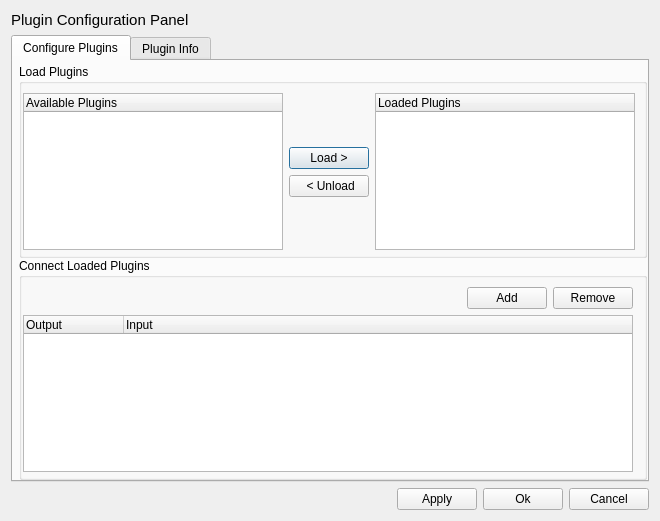
<?xml version="1.0" encoding="UTF-8"?>
<ui version="4.0">
 <class>PluginsConfigUI</class>
 <widget class="QDialog" name="PluginsConfigUI">
  <property name="geometry">
   <rect>
    <x>0</x>
    <y>0</y>
    <width>660</width>
    <height>521</height>
   </rect>
  </property>
  <property name="windowTitle">
   <string>PluginsConfigUI</string>
  </property>
  <layout class="QVBoxLayout" name="verticalLayout_2">
   <item>
    <widget class="QLabel" name="label_3">
     <property name="font">
      <font>
       <pointsize>11</pointsize>
      </font>
     </property>
     <property name="text">
      <string>Plugin Configuration Panel</string>
     </property>
    </widget>
   </item>
   <item>
    <widget class="QTabWidget" name="tabWidget">
     <property name="currentIndex">
      <number>0</number>
     </property>
     <widget class="QWidget" name="configTab">
      <attribute name="title">
       <string>Configure Plugins</string>
      </attribute>
      <layout class="QVBoxLayout" name="verticalLayout_7">
       <property name="spacing">
        <number>0</number>
       </property>
       <property name="leftMargin">
        <number>6</number>
       </property>
       <property name="topMargin">
        <number>3</number>
       </property>
       <property name="rightMargin">
        <number>0</number>
       </property>
       <property name="bottomMargin">
        <number>0</number>
       </property>
       <item>
        <widget class="QGroupBox" name="groupBox">
         <property name="title">
          <string>Load Plugins</string>
         </property>
         <layout class="QVBoxLayout" name="verticalLayout_6">
          <property name="spacing">
           <number>6</number>
          </property>
          <property name="leftMargin">
           <number>1</number>
          </property>
          <property name="topMargin">
           <number>9</number>
          </property>
          <property name="rightMargin">
           <number>9</number>
          </property>
          <property name="bottomMargin">
           <number>5</number>
          </property>
          <item>
           <layout class="QHBoxLayout" name="horizontalLayout_4">
            <item>
             <widget class="QTreeWidget" name="availablePluginsTree">
              <property name="editTriggers">
               <set>QAbstractItemView::NoEditTriggers</set>
              </property>
              <property name="dragEnabled">
               <bool>true</bool>
              </property>
              <property name="dragDropMode">
               <enum>QAbstractItemView::DragDrop</enum>
              </property>
              <property name="defaultDropAction">
               <enum>Qt::MoveAction</enum>
              </property>
              <property name="alternatingRowColors">
               <bool>true</bool>
              </property>
              <property name="uniformRowHeights">
               <bool>true</bool>
              </property>
              <property name="animated">
               <bool>true</bool>
              </property>
              <column>
               <property name="text">
                <string>Available Plugins</string>
               </property>
              </column>
             </widget>
            </item>
            <item>
             <layout class="QVBoxLayout" name="verticalLayout_3">
              <item>
               <spacer name="verticalSpacer">
                <property name="orientation">
                 <enum>Qt::Vertical</enum>
                </property>
                <property name="sizeHint" stdset="0">
                 <size>
                  <width>20</width>
                  <height>40</height>
                 </size>
                </property>
               </spacer>
              </item>
              <item>
               <widget class="QPushButton" name="loadPluginButton">
                <property name="text">
                 <string>Load &gt;</string>
                </property>
               </widget>
              </item>
              <item>
               <widget class="QPushButton" name="unloadPluginButton">
                <property name="text">
                 <string> &lt; Unload</string>
                </property>
               </widget>
              </item>
              <item>
               <spacer name="verticalSpacer_2">
                <property name="orientation">
                 <enum>Qt::Vertical</enum>
                </property>
                <property name="sizeHint" stdset="0">
                 <size>
                  <width>20</width>
                  <height>40</height>
                 </size>
                </property>
               </spacer>
              </item>
             </layout>
            </item>
            <item>
             <widget class="QTreeWidget" name="loadedPluginsTree">
              <property name="editTriggers">
               <set>QAbstractItemView::NoEditTriggers</set>
              </property>
              <property name="dragEnabled">
               <bool>true</bool>
              </property>
              <property name="dragDropMode">
               <enum>QAbstractItemView::DragDrop</enum>
              </property>
              <property name="defaultDropAction">
               <enum>Qt::MoveAction</enum>
              </property>
              <property name="alternatingRowColors">
               <bool>true</bool>
              </property>
              <property name="uniformRowHeights">
               <bool>true</bool>
              </property>
              <property name="animated">
               <bool>true</bool>
              </property>
              <column>
               <property name="text">
                <string>Loaded Plugins</string>
               </property>
              </column>
             </widget>
            </item>
           </layout>
          </item>
         </layout>
        </widget>
       </item>
       <item>
        <widget class="QGroupBox" name="groupBox_2">
         <property name="title">
          <string>Connect Loaded Plugins</string>
         </property>
         <layout class="QVBoxLayout" name="verticalLayout_5">
          <property name="leftMargin">
           <number>1</number>
          </property>
          <property name="topMargin">
           <number>9</number>
          </property>
          <property name="bottomMargin">
           <number>5</number>
          </property>
          <item>
           <layout class="QVBoxLayout" name="verticalLayout_4">
            <item>
             <layout class="QHBoxLayout" name="horizontalLayout_3">
              <item>
               <spacer name="horizontalSpacer_3">
                <property name="orientation">
                 <enum>Qt::Horizontal</enum>
                </property>
                <property name="sizeHint" stdset="0">
                 <size>
                  <width>40</width>
                  <height>20</height>
                 </size>
                </property>
               </spacer>
              </item>
              <item>
               <widget class="QPushButton" name="addButton">
                <property name="text">
                 <string>Add</string>
                </property>
               </widget>
              </item>
              <item>
               <widget class="QPushButton" name="removeButton">
                <property name="text">
                 <string>Remove</string>
                </property>
               </widget>
              </item>
             </layout>
            </item>
            <item>
             <widget class="QTreeWidget" name="pluginConfigTree">
              <property name="editTriggers">
               <set>QAbstractItemView::AllEditTriggers</set>
              </property>
              <property name="alternatingRowColors">
               <bool>true</bool>
              </property>
              <property name="uniformRowHeights">
               <bool>true</bool>
              </property>
              <property name="animated">
               <bool>true</bool>
              </property>
              <column>
               <property name="text">
                <string notr="true">Output</string>
               </property>
              </column>
              <column>
               <property name="text">
                <string>Input</string>
               </property>
              </column>
             </widget>
            </item>
           </layout>
          </item>
         </layout>
        </widget>
       </item>
      </layout>
     </widget>
     <widget class="QWidget" name="infoTab">
      <attribute name="title">
       <string>Plugin Info</string>
      </attribute>
      <layout class="QVBoxLayout" name="verticalLayout">
       <item>
        <widget class="QTreeWidget" name="pluginListTree">
         <property name="alternatingRowColors">
          <bool>true</bool>
         </property>
         <property name="animated">
          <bool>true</bool>
         </property>
         <property name="wordWrap">
          <bool>true</bool>
         </property>
         <column>
          <property name="text">
           <string notr="true">1</string>
          </property>
         </column>
        </widget>
       </item>
       <item>
        <layout class="QHBoxLayout" name="horizontalLayout">
         <item>
          <spacer name="horizontalSpacer">
           <property name="orientation">
            <enum>Qt::Horizontal</enum>
           </property>
           <property name="sizeHint" stdset="0">
            <size>
             <width>40</width>
             <height>20</height>
            </size>
           </property>
          </spacer>
         </item>
         <item>
          <widget class="QPushButton" name="reloadButton">
           <property name="toolTip">
            <string>&lt;html&gt;&lt;head/&gt;&lt;body&gt;&lt;p&gt;Reload the plugin database&lt;/p&gt;&lt;/body&gt;&lt;/html&gt;</string>
           </property>
           <property name="text">
            <string>Reload</string>
           </property>
          </widget>
         </item>
        </layout>
       </item>
      </layout>
     </widget>
    </widget>
   </item>
   <item>
    <layout class="QHBoxLayout" name="horizontalLayout_2">
     <item>
      <spacer name="horizontalSpacer_2">
       <property name="orientation">
        <enum>Qt::Horizontal</enum>
       </property>
       <property name="sizeHint" stdset="0">
        <size>
         <width>40</width>
         <height>20</height>
        </size>
       </property>
      </spacer>
     </item>
     <item>
      <widget class="QPushButton" name="applyButton">
       <property name="text">
        <string>Apply</string>
       </property>
      </widget>
     </item>
     <item>
      <widget class="QPushButton" name="doneButton">
       <property name="text">
        <string>Ok</string>
       </property>
      </widget>
     </item>
     <item>
      <widget class="QPushButton" name="cancelButton">
       <property name="text">
        <string>Cancel</string>
       </property>
      </widget>
     </item>
    </layout>
   </item>
  </layout>
 </widget>
 <layoutdefault spacing="6" margin="11"/>
 <resources/>
 <connections>
  <connection>
   <sender>reloadButton</sender>
   <signal>clicked()</signal>
   <receiver>PluginsConfigUI</receiver>
   <slot>onReloadButtonClicked()</slot>
   <hints>
    <hint type="sourcelabel">
     <x>436</x>
     <y>439</y>
    </hint>
    <hint type="destinationlabel">
     <x>432</x>
     <y>556</y>
    </hint>
   </hints>
  </connection>
 </connections>
 <slots>
  <slot>onReloadButtonClicked()</slot>
  <slot>onSetDefaultButtonClicked()</slot>
 </slots>
</ui>
